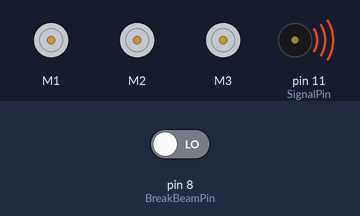
A sketch run on a simulated Arduino Uno, built with avr-gcc and run on an emulated ATmega328P. On the bench: 3 × DC motor (green arrow = forward, orange = backward, longer = faster), buzzer (waves = sounding). The inputs (shaded band) are chosen by the test bench; at power-on: pin 8 (BreakBeamPin) LOW. What the sketch prints to the serial monitor is not drawn.

Above: at 0.1 s.
Timing chart, 0 to 1.6 s (numbered marks = the images above):
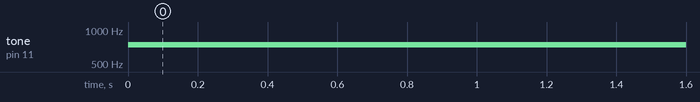

Measured:
- by itself, tone on pin 11 (SignalPin): silent → 740 Hz at 0.00 s

The sketch:

AdafruitSerialMotorControl.ino
```cpp
#include <Wire.h>
#include <Adafruit_MotorShield.h>
#include "utility/Adafruit_PWMServoDriver.h"

//Variables

char Incoming = 0; 	//Used to store the incoming character from the serial port
String IncDat;	//Used to store the incoming data from the serial port as a string

byte DominoCount = 0; //Counts number of dominoes dispensed

byte SignalPin = 11; //Pin to connect to indicator LED or buzzer
byte BreakBeamPin = 8; //Pin to connect to breakbeam data pin.
byte BreakBState = 0; //Variable to store

byte LeftDirection;
byte RightDirection;
byte DispenserDirection;

long RightSpeed = 0;
long LeftSpeed = 0;
long leftdir = 0;
long righdir = 0;
long DispenserSpeed = 0;

float dividingfactor=3.5;

String RSpeed =String("");
String LSpeed;
String RDirection;
String LDirection;


//Motor Shield

Adafruit_MotorShield AFMS = Adafruit_MotorShield();
Adafruit_DCMotor *LEFT = AFMS.getMotor(1); 	//Left Drive
Adafruit_DCMotor *RIGHT = AFMS.getMotor(2);	//Right Drive
Adafruit_DCMotor *DISPENSE = AFMS.getMotor(3); 	//Domino Motor


void setup()
{
	AFMS.begin();	//Start motor shield
	pinMode(SignalPin, OUTPUT);
	Serial.begin(9600);	 //Open serial port

	IncDat.reserve(200); //Reserve 200 bytes for the incoming serial data


	LEFT->setSpeed(150); //Start both motors
	LEFT->run(FORWARD);
	LEFT->run(RELEASE);

	RIGHT->setSpeed(150);
	RIGHT->run(FORWARD);
	RIGHT->run(RELEASE);

	DISPENSE->setSpeed(150);
	DISPENSE->run(FORWARD);
	DISPENSE->run(RELEASE);

	Serial.println("1500"); //Indicates to python that the Arduino is ready
							//Windows Only?
	tone(SignalPin, 1800, 1500); //Beep for 1.5 seconds (high pitch)
}

void loop()
{
	while (DominoCount <40)
	{

		if (Serial.available())
		{
			while (Serial.available())
			{
				Incoming=Serial.read();

				if (Incoming==char(003))
				{
					RSpeed=IncDat.substring(0,3);
					LSpeed =IncDat.substring(3,6);
					RDirection =IncDat.substring(6,7);
					LDirection = IncDat.substring(7,8);
					IncDat=""; //Clear IncDat for next serial transmission
				}
				else
				{
					IncDat += Incoming; //Append most recent character to IncDat string
				}
			}
		}

		//Convert separated string to long with string.toInt
		 RightSpeed=RSpeed.toInt();
                 RightSpeed=RightSpeed/dividingfactor;
                 RightSpeed=long(RightSpeed);
		 LeftSpeed= LSpeed.toInt();
                 LeftSpeed=LeftSpeed/dividingfactor;
                 LeftSpeed=long(LeftSpeed);
		 leftdir=LDirection.toInt();
		 righdir=RDirection.toInt();

		//Convert leftdir and righdir (Left and Right directional info) to bytes. Req'd for adafruit library

		LeftDirection=leftdir;
		RightDirection=righdir;

                if (LeftSpeed==0 || RightSpeed==0)
                {
                  DispenserSpeed=0;
                  RightSpeed=0;
                }
                else
                {
                  DispenserSpeed = 125;//map(min(RightSpeed, LeftSpeed), 0, (255/dividingfactor), 100, 150); //Change the last two numbers to tune the dispenser motor speed
                  RightSpeed = 49;
                }

                //RightSpeed = 140;
                LeftSpeed = RightSpeed;
                DispenserDirection = 1; //Should always be either one or two, depending on motor mount orientation.

                BreakBState = digitalRead(BreakBeamPin);
		if (BreakBState == HIGH)
		{
                        RunMotors(0, 0, 0, 0, 0, 0);

                        delay(250);
//			while (BreakBState == HIGH)
//			{
//				BreakBState = digitalRead(BreakBeamPin); //Makes sure dominoes are not double counted
//			}

			DominoCount += 1;
		}

                RunMotors(RightSpeed, LeftSpeed, DispenserSpeed, RightDirection, LeftDirection, DispenserDirection);
	}

}


void RunMotors(int rs, int ls, int ds, byte rd, byte ld, byte dd) //Run two drive motors
{
	LEFT->setSpeed(rs);
	LEFT->run(rd);
	RIGHT->setSpeed(ls);
	RIGHT->run(ld);
	DISPENSE->setSpeed(ds);
	DISPENSE->run(dd);

    if(rs == 0 && ls == 0)
    {
    	tone(SignalPin, 740); //During running, if motors are told not to move, that means that it has lost the laser.Play a low tone.
    }
    else
    {
    	noTone(SignalPin); //As soon as the motors move, do not play the warning low tone.
    }
}
```
